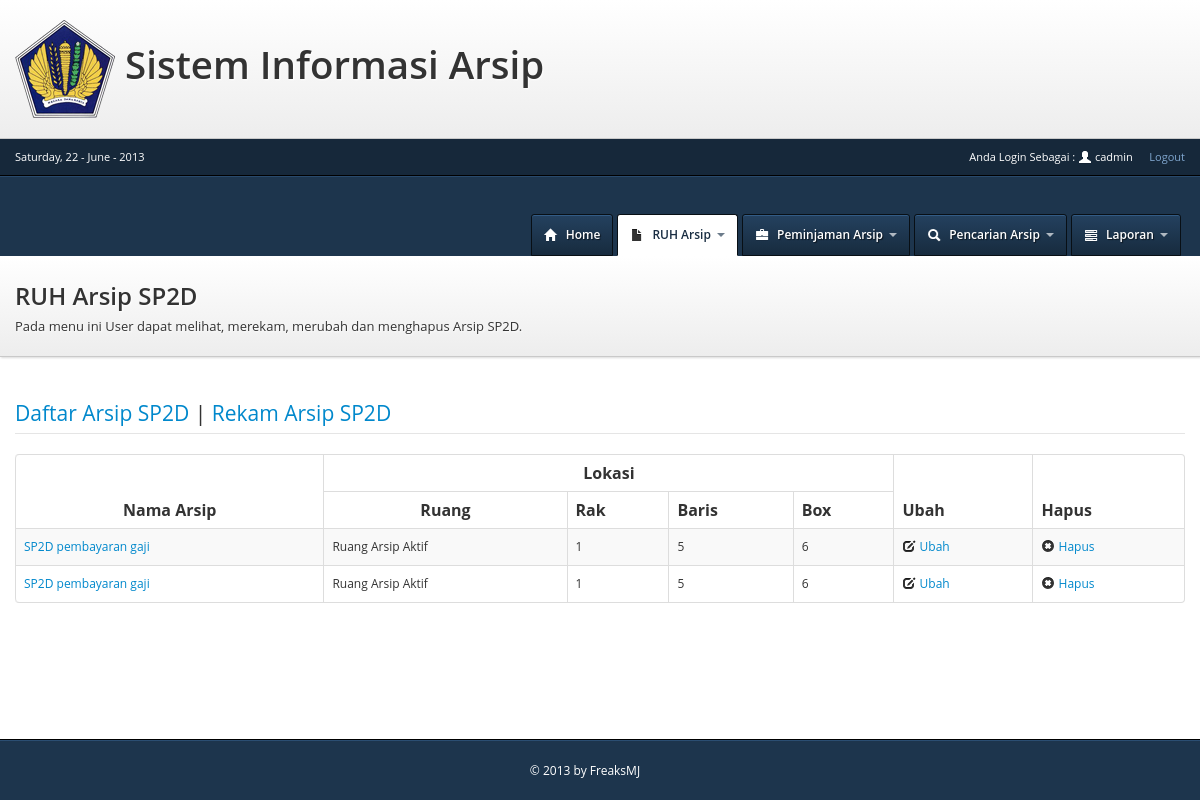
Page /view/sp2d.php (signed in) on the earlier database version.
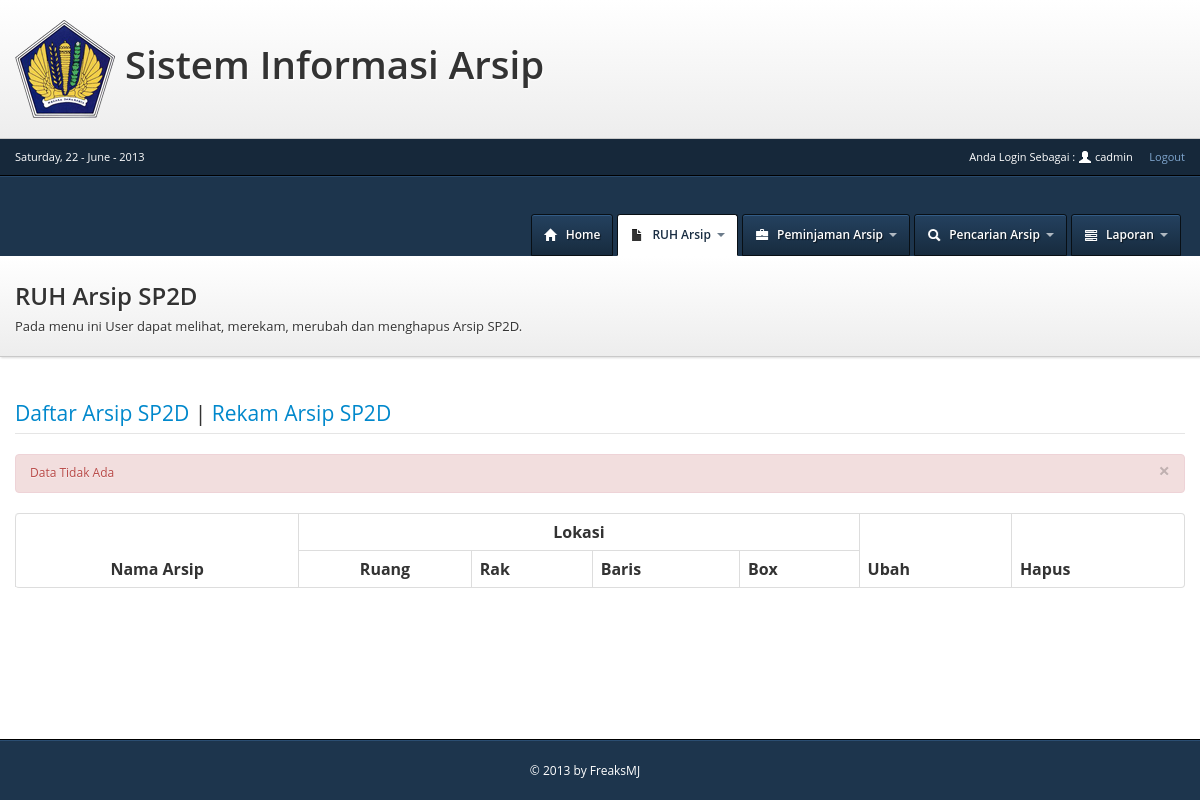
Same page on the later database version.
### tables this page shows
CREATE TABLE IF NOT EXISTS `arsip` (
  `arsip_id` int(11) NOT NULL AUTO_INCREMENT,
  `jenisarsip_id` int(11) NOT NULL,
  `nama_arsip` varchar(255) NOT NULL,
  `ruang` int(5) NOT NULL,
  `rak` int(5) NOT NULL,
  `baris` int(5) NOT NULL,
  `box` int(5) NOT NULL,
  `keyword` varchar(255) DEFAULT NULL,
  `input_date` date NOT NULL,
  `last_update` date NOT NULL,
  PRIMARY KEY (`arsip_id`)
);

CREATE TABLE IF NOT EXISTS `ruang` (
  `ruang_id` int(11) NOT NULL AUTO_INCREMENT,
  `kode_ruang` varchar(3) NOT NULL,
  `nama_ruang` varchar(100) NOT NULL,
  `input_date` date NOT NULL,
  `last_update` date NOT NULL,
  PRIMARY KEY (`ruang_id`)
);

### class/arsip.php (called while the page is built, shortened)
<?php
include_once('../config/class.database.php');
class Arsip{
	public $db1;
	function __construct(){
		$connect = new Database();
		$this->db1 = $connect->connectdb1();
	}
	function getAllarsip($jenis){
		if($jenis!=null){
			$query=$this->db1->query("SELECT a.arsip_id,a.jenisarsip_id,b.nama_jenisarsip,a.nama_arsip,c.nama_ruang,a.rak,a.baris,a.box FROM arsip as a RIGHT JOIN  jenis_arsip as b on a.jenisarsip_id=b.jenisarsip_id,ruang as c WHERE a.ruang=c.ruang_id AND a.jenisarsip_id='$jenis' ORDER BY a.arsip_id");
		}else{
			$query=$this->db1->query("SELECT a.arsip_id,a.jenisarsip_id,b.nama_jenisarsip,a.nama_arsip,c.nama_ruang,a.rak,a.baris,a.box FROM arsip as a RIGHT JOIN  jenis_arsip as b on a.jenisarsip_id=b.jenisarsip_id,ruang as c WHERE a.ruang=c.ruang_id ORDER BY a.arsip_id");
		}
		$jml_data=$query->rowCount();
		if($jml_data>=1){
			$hasil=$query->fetchAll();
			return $hasil;
		}else{
			return $jml_data;
		}
	}
}
?>

### config/class.database.php (called while the page is built, shortened)
<?php
class Database {
	public $host_sitia	="localhost";
	public $user_sitia	="root";
	public $pass_sitia	="";
	public $db_sitia	="sitia";
	public $host_sp2d	="localhost:3355";
	public $user_sp2d	="administrator";
	public $pass_sp2d 	="A02AE24A8CC3A3B233C3456EAB5D85631720572DE5C3E45A30C70833A855A993administrator";
	public $db_sp2d		="sqldb12";
	public function connectdb1(){
		try{
			$this->dbh_sitia = new PDO("mysql:host=$this->host_sitia;dbname=$this->db_sitia",$this->user_sitia,$this->pass_sitia);
			return $this->dbh_sitia;
		}catch(PDOException $e){
			return $e->getMessage();
		}
	}
	public function connectdb2(){
		try{
			$this->dbh_sp2d = new PDO("mysql:host=$this->host_sp2d;dbname=$this->db_sp2d",$this->user_sp2d,$this->pass_sp2d);
			return $this->dbh_sp2d;
		}catch(PDOException $e){
			return $e->getMessage();
		}
	}
}
?>

### controller/sp2dController.php (called while the page is built, shortened)
<?php
	include_once('../class/arsip.php');
	include_once('../class/ruang.php');
	include_once('../class/sp2d.php');
	$arsip = new Arsip();
	$jenis=3;
	$all=$arsip->getAllarsip($jenis);
?>

### view/sp2d.php (the view, shortened to what the changed rows need)
<?php
include ("topbar.php");
include_once ('../controller/sp2dController.php');
?>
<!DOCTYPE html>
<html>
 <head>
	<link type="text/css" rel="stylesheet" href="../includes/css/bootstrap.css">
	<link type="text/css" rel="stylesheet" href="../includes/css/application.css">
	<link type="text/css" rel="stylesheet" href="../includes/datepicker/css/datepicker.css">
	<link type="text/css" rel="stylesheet" href="../includes/DT/css/DT_bootstrap.css">
 </head>
<body>
<div id="masthead">
	<div class="container">
		<div class="masthead-pad">
			<div class="masthead-text">
				<h2>RUH Arsip SP2D</h2>
			</div>
		</div>
	</div>
</div>
<?php
$modul=$_GET['modul'];
switch($modul){
    default :
?>
<div id="content">
	<div class="container">
	<table cellpadding="0" cellspacing="0" border="0" class="table table-striped table-bordered" id="example">
	<thead>
		<tr>
			<th rowspan="2"><center>Nama Arsip</center></th>
			<th colspan="4"><center>Lokasi</center></th>
			<th rowspan="2">Ubah</th>
			<th rowspan="2">Hapus</th>
		</tr>
		<tr>
			<th><center>Ruang</center></th>
			<th>Rak</th>
			<th>Baris</th>
			<th>Box</th>
		</tr>
	</thead>
	<tbody>
<?php
	if($all!=0){
	foreach($all as $display){
			echo "<tr>";
			echo "<td>
					<a href=\"sp2d.php?modul=detail&id=".$display['arsip_id']."\">
					".$display['nama_arsip']."
					</a>
				   </td>";
			echo "<td>".$display['nama_ruang']."</td>";
			echo "<td>".$display['rak']."</td>";
			echo "<td>".$display['baris']."</td>";
			echo "<td>".$display['box']."</td>";
			echo "<td>
					<a href=\"sp2d.php?modul=ubah&id=".$display['arsip_id']."\">
						<i class=\"icon-edit\"></i>
						<span>Ubah</span>
					</a>
				  </td>";
			echo "<td>
					<a href=\"sp2d.php?delete=".$display['arsip_id']."\" data-confirm='Anda Yakin Akan menghapus Arsip SP2D : ".$display['nama_arsip']." ?'>
						<i class=\"icon-remove-sign\"></i>
						<span>Hapus</span>
					</a>
				 </td>";
	}
	}else{
		echo "<div class=\"alert alert-error\">
				  Data Tidak Ada
				  <buttontype=\"button\" class=\"close\" data-dismiss=\"alert\">&times;</button>
				  </div>";
	}
?>
</table>
		</div>
	</div>
<?php
break;
?>
<?php
}
?>
<?php
include("footer.php");
?>

Differences in the rows shown:
removed arsip: nama_arsip "SP2D pembayaran gaji", ruang.nama_ruang "Ruang Arsip Aktif", rak "1", baris "5", box "6"
removed arsip: nama_arsip "SP2D pembayaran gaji", ruang.nama_ruang "Ruang Arsip Aktif", rak "1", baris "5", box "6"
Other differences:
text now shown: "Data Tidak Ada ×"
